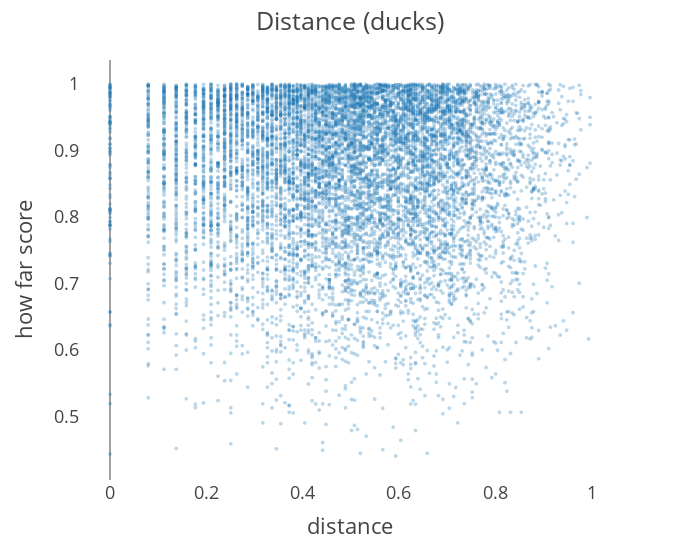
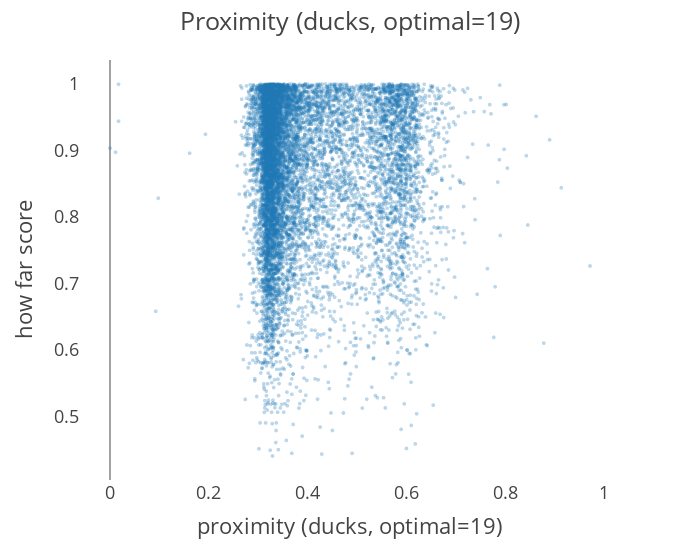
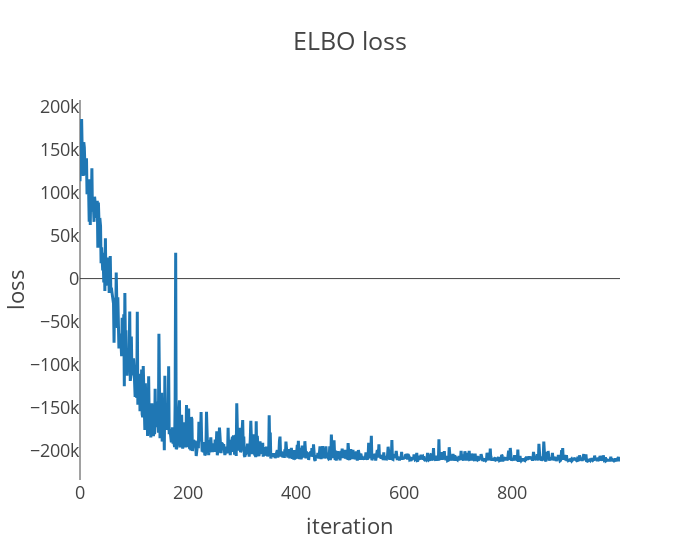
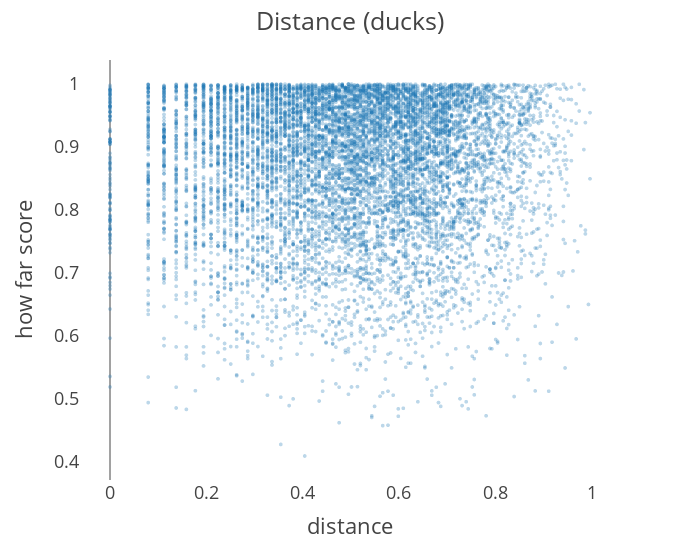

Notebook code cell kept with these figures, in order:
### Code cell
ducks_objects = central_park_objects[0]
keys = [19, 46, 85]

duck_outcomes = {}

for key in keys:
    obj = ducks_objects[key]
    print (f"Working on ducks with optimal={key}")
    distance, proximity, how_far= cp_prep_data_for_iference(obj)
    ft.visualise_bird_predictors(distance, proximity, how_far, vis_sampling_rate=.05, titles = [f"Distance (ducks)", f"Proximity (ducks, optimal={key})"],
                                 x_axis_labels = ["distance", "proximity"])

    duck_outcomes[key] = get_samples(distance, proximity, how_far)

### Figure 1 — Plotly figure (JSON) as saved in the notebook; plotly's stock layout.template omitted (floating-point values rounded to 4 significant figures; data arrays with more than 128 entries replaced by an {"elided": "..."} marker saying what was removed)
{"data": [{"hovertemplate": "trace=%{x}<br>how_far_score=%{y}<extra></extra>", "legendgroup": "", "marker": {"color": "#1F77B4", "opacity": 0.3, "size": 4, "symbol": "circle"}, "mode": "markers", "name": "", "showlegend": false, "type": "scattergl", "x": {"elided": "9950 float values"}, "xaxis": "x", "y": {"elided": "9950 float values"}, "yaxis": "y"}], "layout": {"legend": {"tracegroupgap": 0}, "margin": {"t": 60}, "title": {"text": "Distance (ducks)"}, "width": 700, "xaxis": {"anchor": "y", "domain": [0, 1], "showgrid": false, "title": {"text": "distance"}}, "yaxis": {"anchor": "x", "domain": [0, 1], "showgrid": false, "title": {"text": "how far score"}}}}

### Figure 2 — Plotly figure (JSON) as saved in the notebook; plotly's stock layout.template omitted (floating-point values rounded to 4 significant figures; data arrays with more than 128 entries replaced by an {"elided": "..."} marker saying what was removed)
{"data": [{"hovertemplate": "proximity=%{x}<br>how_far_score=%{y}<extra></extra>", "legendgroup": "", "marker": {"color": "#1F77B4", "opacity": 0.3, "size": 4, "symbol": "circle"}, "mode": "markers", "name": "", "showlegend": false, "type": "scattergl", "x": {"elided": "9950 float values"}, "xaxis": "x", "y": {"elided": "9950 float values"}, "yaxis": "y"}], "layout": {"legend": {"tracegroupgap": 0}, "margin": {"t": 60}, "title": {"text": "Proximity (ducks, optimal=19)"}, "width": 700, "xaxis": {"anchor": "y", "domain": [0, 1], "showgrid": false, "title": {"text": "proximity (ducks, optimal=19)"}}, "yaxis": {"anchor": "x", "domain": [0, 1], "showgrid": false, "title": {"text": "how far score"}}}}

### Figure 3 — Plotly figure (JSON) as saved in the notebook; plotly's stock layout.template omitted (floating-point values rounded to 4 significant figures; data arrays with more than 128 entries replaced by an {"elided": "..."} marker saying what was removed)
{"data": [{"hovertemplate": "x=%{x}<br>y=%{y}<extra></extra>", "legendgroup": "", "line": {"color": "#1F77B4", "dash": "solid"}, "marker": {"symbol": "circle"}, "mode": "lines", "name": "", "orientation": "v", "showlegend": false, "type": "scatter", "x": {"elided": "1000 int values"}, "xaxis": "x", "y": {"elided": "1000 float values"}, "yaxis": "y"}], "layout": {"legend": {"tracegroupgap": 0}, "title": {"text": "ELBO loss"}, "width": 700, "xaxis": {"anchor": "y", "domain": [0, 1], "showgrid": false, "title": {"text": "iteration"}}, "yaxis": {"anchor": "x", "domain": [0, 1], "showgrid": false, "title": {"text": "loss"}}}}

### Figure 4 — Plotly figure (JSON) as saved in the notebook; plotly's stock layout.template omitted (floating-point values rounded to 4 significant figures; data arrays with more than 128 entries replaced by an {"elided": "..."} marker saying what was removed)
{"data": [{"hovertemplate": "trace=%{x}<br>how_far_score=%{y}<extra></extra>", "legendgroup": "", "marker": {"color": "#1F77B4", "opacity": 0.3, "size": 4, "symbol": "circle"}, "mode": "markers", "name": "", "showlegend": false, "type": "scattergl", "x": {"elided": "9950 float values"}, "xaxis": "x", "y": {"elided": "9950 float values"}, "yaxis": "y"}], "layout": {"legend": {"tracegroupgap": 0}, "margin": {"t": 60}, "title": {"text": "Distance (ducks)"}, "width": 700, "xaxis": {"anchor": "y", "domain": [0, 1], "showgrid": false, "title": {"text": "distance"}}, "yaxis": {"anchor": "x", "domain": [0, 1], "showgrid": false, "title": {"text": "how far score"}}}}
